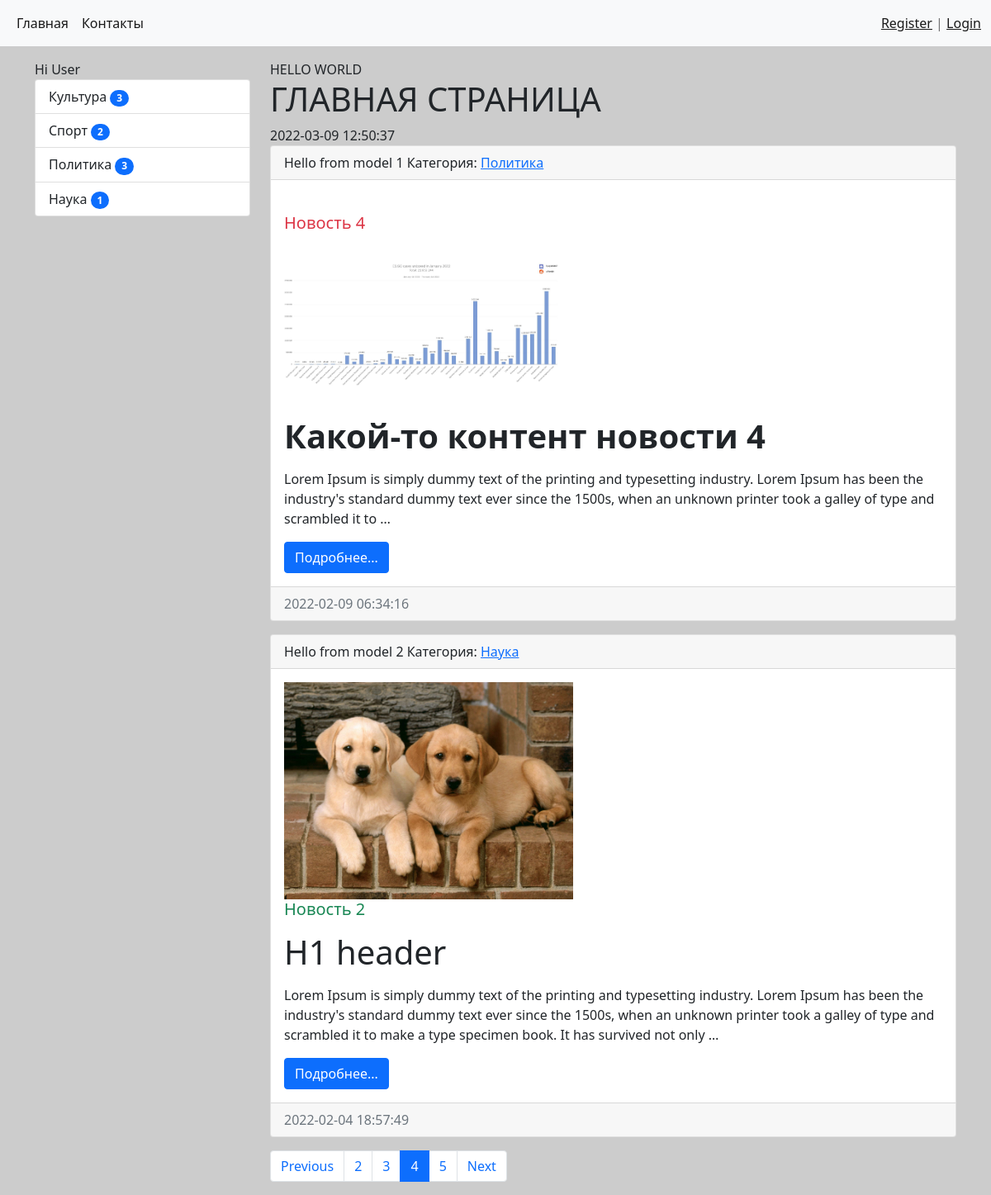
/?page=4, run on the app's committed database.
### news/models.py (models this page shows, shortened)
class Category(models.Model):
    title = models.CharField(max_length=150, db_index=True, verbose_name='Наименование категории')
    def get_absolute_url(self):
        return reverse("category", kwargs={"category_id": self.pk})
    def __str__(self): # Функция, которая показывает строковое представление объектов
        return self.title
    class Meta:
        verbose_name = 'Категория'
        verbose_name_plural = 'Категории'
        ordering = ['title']

class News(models.Model):
    title = models.CharField(max_length=150, verbose_name='Наименование')
    content = models.TextField(blank=True, verbose_name='Контент')
    created_at = models.DateTimeField(auto_now_add=True, verbose_name='Дата публикации')
    updated_at = models.DateTimeField(auto_now=True, verbose_name='Дата правки')
    photo = models.ImageField(upload_to=f'photos/%Y/%m/%d', verbose_name='Фото', blank=True)
    is_published = models.BooleanField(default=True, verbose_name='Опубликованно')
    category = models.ForeignKey('Category', on_delete=models.PROTECT, verbose_name='Категория') # Связывание этой области с таблицей категорий. Параметр null нужен потому, что мы уже ранее создали таблицу и без этого параметра ее просто нельзя будет поменять, т.к. данных то там нет, а мы добавляем новое поле
    def my_func(self):
        return 'Hello from model'
    def get_absolute_url(self): # Благодаря этому методу, если мы работаем с классами в views.py то происходит при добавлении чего-то в БД редирект на эту самую новость, которую мы добавили
        return reverse("view_news", kwargs={"news_id": self.pk})
    class Meta:
        verbose_name = 'Новость'
        verbose_name_plural = 'Новости'
        ordering = ['-created_at']

### news/views.py (the view)
# urls.py: path('', HomeNews.as_view(), name='home'), # Маршрут если используем класс
class HomeNews(MyMixin, ListView):
    model = News # Будут полученны все данные из модели News
    template_name = 'news/home_news_list.html' # Переобределение базового файла. По умолчанию django создает файл с названием приложения + _list.html, но мы хотим свое название. Теперь шаблон news_list.html не используется
    context_object_name = 'news' # Указываем название того объекта с которым мы хотим работать, вместо базового object_list. Это все уже в шаблоне, когда проходим циклом. {% for item in object_list %}, теперь соответственно {% for item in news %}
    mixin_prop = 'hello world'
    paginate_by = 2 # Две записи на странице должно показываться
    def get_context_data(self, **kwargs): # Данная функция уже позволяет нам получать переменные, но уже и те которые являются динамическими, т.е. изменяемыми, в общем улучшенная версия атрибута extra_context
        context = super().get_context_data(**kwargs) # Теперь в переменной записано все то, что было до этого
        context['title'] = self.get_upper('Главная страница')
        context['mixin_prop'] = self.get_prop()
        return context
    def get_queryset(self): # Данные метод переопределеяется в том случае, если нам нужна фильтрация по определенным данным. Например мы не хотим, чтобы если галочка не стоит в is_published, тогда новость бы не показывалась и вот тогда мы переопределяем этот метод
        return News.objects.filter(is_published=True).select_related('category')

### news/templatetags/news_tags.py (called while the page is built)
@register.inclusion_tag('news/list_categories.html') # Тег и параметром передается где он создан
def show_categories(arg1='Hello', arg2='world'): # Создание уже сложного тега, который может и выводить данные и рендерить их, т.е. отображать
    categories = Category.objects.annotate(cnt=Count('news', filter=F('news__is_published'))).filter(cnt__gt=0)
    return {'categories': categories, 'arg1': arg1, 'arg2': arg2}

### news/utils.py (called while the page is built)
    def get_prop(self):
        return self.mixin_prop.upper()

    def get_upper(self, string):
        if isinstance(string, str):
            return string.upper()
        else:
            return string.title.upper()

### news/templates/news/home_news_list.html (shortened to what this page needs)
{% extends 'base.html' %}
{% block sidebar %}
    {% include 'inc/_sidebar.html' %}
{% endblock %}
{% block content %}
{{ mixin_prop }}
<h1>{{ title }}</h1>
{% now 'Y-m-d H:i:s' %}
{% for item in news %}
<div class="card mb-3">
    <div class="card-header">
        {{item.my_func}}
        {{forloop.counter}}
        Категория: <a href="{{ item.category.get_absolute_url }}">{{ item.category }}</a>
    </div>
    <div class="card-body">
        <div class="media">
            {% if item.photo %}
            <img src="{{ item.photo.url }}" alt="" width="350" class="mr-3">
            {% else %}
            <img src="https://yes-books.ru/image/catalog/Family%20and%20Friends/net.jpg" alt="" width="350"
                class="mr-3">
            {% endif %}
            <div class="media-body">
                <h5 class="card-title {% cycle 'text-danger' 'text-success' %}">{{ item.title }}</h5>
                {% autoescape off %}
                <p class="card-text">{{ item.content|safe|linebreaks|truncatewords:50 }}</p>
                {% endautoescape %}
                <a href="{{ item.get_absolute_url }}" class="btn btn-primary">Подробнее...</a>
            </div>
        </div>
    </div>
    <div class="card-footer text-muted">
        {{ item.created_at|date:'Y-m-d H:i:s' }}
    </div>
</div>
{% endfor %}
{% endblock %}

### news/templates/news/list_categories.html
<div class="list-group">
    {{ arg1 }} {{ arg2 }}
    {% for item in categories %}
    <a href="{{ item.get_absolute_url }}" class="list-group-item list-group-item-action">{{ item.title }} <span class="badge bg-primary rounded-pill">{{ item.cnt }}</span> </a>
    {% endfor %}
</div>

### mysite/static/css/style.css (style rules this page uses)
body { background-color: #ccc; }

### data on the page
Category: title "Культура", cnt "3"
Category: title "Спорт", cnt "2"
Category: title "Политика", cnt "3"
Category: title "Наука", cnt "1"
News: my_func "Hello from model", category "Политика", title "Новость 4", content (picture), content "Какой-то контент новости 4 Lorem Ipsum is simply dummy text of the printing and typesetting industry. Lorem Ipsum has been the industry's standard dummy text ever since the 1500s, when an unknown printer took a galley of type and scrambled it to …", created_at "2022-02-09 06:34:16"
News: my_func "Hello from model", category "Наука", photo (picture), title "Новость 2", content "H1 header Lorem Ipsum is simply dummy text of the printing and typesetting industry. Lorem Ipsum has been the industry's standard dummy text ever since the 1500s, when an unknown printer took a galley of type and scrambled it to make a type specimen book. It has survived not only …", created_at "2022-02-04 18:57:49"

### other printed values
{{ arg1 }} "Hi"
{{ arg2 }} "User"
{{ mixin_prop }} "HELLO WORLD"
{{ title }} "ГЛАВНАЯ СТРАНИЦА"
{{ p }} "2" "3" "5"
{{ p }} "4"
